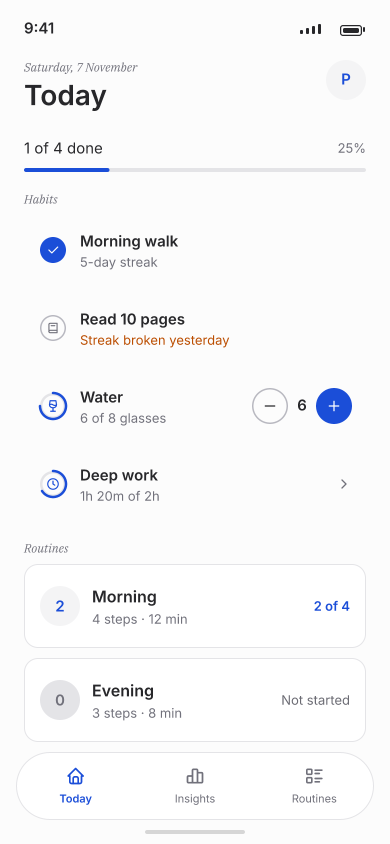
#> input picture design/archive/renders/01-today-light.png, 780 x 1688 px, given in place of 09-you-settings.png, which was not available (shown at 1/2 size)
$ python m6.py
#> lines starting #> are read from the running program, lines starting #| are printed output that depends on the picture
from PIL import Image
import numpy as np
base = 'D:/Apps/projects/habit_tracker/design/renders/'
for f, bg, card in [('09-you-settings', 10, 17), ('09-you-settings-light', 252, 255)]:
    im = np.array(Image.open(base + f + '.png').convert('RGB')).astype(int)
    d = np.abs(im - card).max(axis=2)
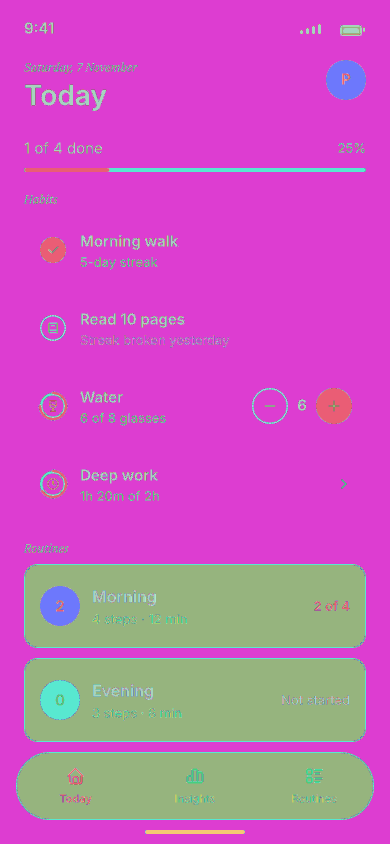
#> d: shape (1688, 780) int64 (shown at 1/2 size); 128 distinct labels, from 25 to 238; one colour per label, 0 black
    print('==', f)
    for y in range(330, 1160):
        xs = np.where(d[y, 50:730] > 2)[0]
        if len(xs) > 80:
            print(y, 'count', len(xs), 'x', xs.min()+50, xs.max()+50,
                  'val', im[y, 400])
#> this loop made 830 passes
#| 330 count 680 x 50 729 val [252 252 252]
#| 331 count 680 x 50 729 val [252 252 252]
#| 332 count 680 x 50 729 val [252 252 252]
#| 333 count 680 x 50 729 val [252 252 252]
#| 334 count 680 x 50 729 val [252 252 252]
#| 335 count 680 x 50 729 val [252 252 252]
#| 336 count 680 x 50 729 val [228 228 231]
#| 337 count 680 x 50 729 val [228 228 231]
#> (further printed lines are left out)
#> pass 2 of the loop `for f, bg, card in [('09-you-settings', 10, 17), ('09-you-settings-lig..`:
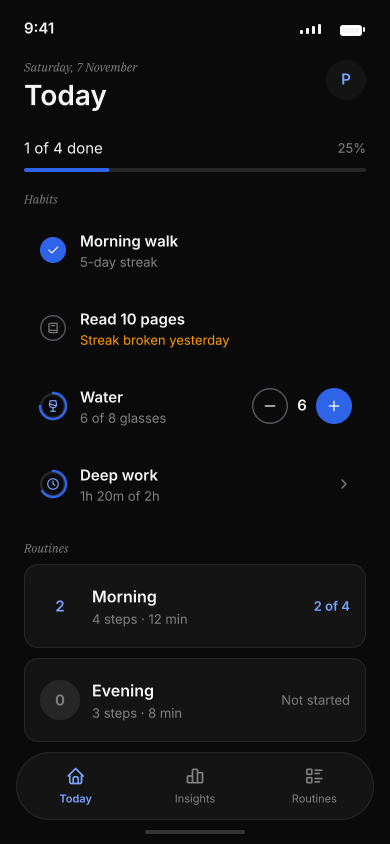
#> input picture design/archive/renders/01-today.png, 780 x 1688 px, given in place of 09-you-settings-light.png, which was not available (shown at 1/2 size)
#> `d = np.abs(im - card).max(axis=2)`:
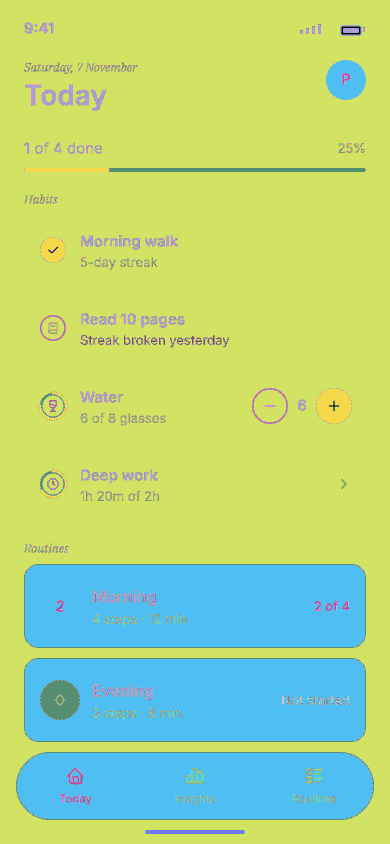
#> d: shape (1688, 780) int64 (shown at 1/2 size); 164 distinct labels, from 0 to 255; one colour per label, 0 black
#> the loop `for y in range(330, 1160):` made 830 passes
#| 330 count 680 x 50 729 val [10 10 10]
#| 331 count 680 x 50 729 val [10 10 10]
#| 332 count 680 x 50 729 val [10 10 10]
#| 333 count 680 x 50 729 val [10 10 10]
#| 334 count 680 x 50 729 val [10 10 10]
#> (further printed lines are left out)
